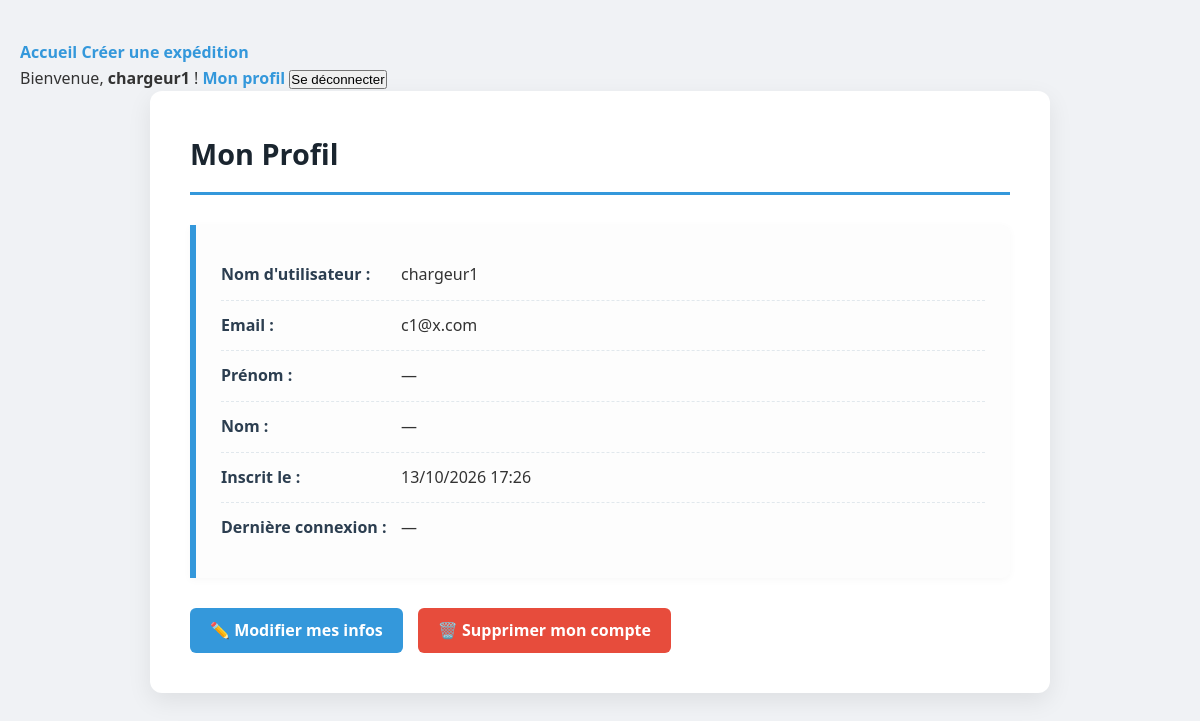
The page /profile/ (signed in) on the database its author committed.
### EntrepriseApp/models.py (models this page shows, shortened)
class Utilisateur(AbstractUser):
    ROLE_CHOICES = [
        ('admin', 'Admin'),
        ('c', 'Chargeur'),
        ('t', 'Transporteur'),
    ]
    user_id = models.CharField(
        primary_key=True,
        max_length=8,
        validators=[user_id_validator],
        editable=False,
    )
    email = models.EmailField(unique=True)
    telephone = models.CharField(max_length=15, blank=True, null=True)
    role = models.CharField(max_length=5, choices=ROLE_CHOICES, default='c')
    created_at = models.DateTimeField(auto_now_add=True)
    updated_at = models.DateTimeField(auto_now=True)

### EntrepriseApp/views.py (the view)
# urls.py: path('profile/', views.ProfileView.as_view(), name='profile'),
class ProfileView(LoginRequiredMixin, TemplateView):
    template_name = 'offre/profile.html'
    def get_context_data(self, **kwargs):
        context = super().get_context_data(**kwargs)
        context['profile_user'] = self.request.user
        return context

### templates/offre/profile.html (shortened to what this page needs)
{% extends 'offre/base.html' %}
{% load static %}
{% block content %}
<div class="container">
    <h1>Mon Profil</h1>
    <div class="detail-card">
        <ul>
            <li><strong>Nom d'utilisateur :</strong> {{ profile_user.username }}</li>
            <li><strong>Email :</strong> {{ profile_user.email|default:"—" }}</li>
            <li><strong>Prénom :</strong> {{ profile_user.first_name|default:"—" }}</li>
            <li><strong>Nom :</strong> {{ profile_user.last_name|default:"—" }}</li>
            <li><strong>Inscrit le :</strong> {{ profile_user.date_joined|date:"d/m/Y H:i" }}</li>
            <li><strong>Dernière connexion :</strong> {{ profile_user.last_login|date:"d/m/Y H:i"|default:"—" }}</li>
        </ul>
    </div>
    <div class="form-actions">
        <a href="{% url 'profile_edit' %}" class="btn">✏️ Modifier mes infos</a>
        <a href="{% url 'profile_delete' %}" class="btn btn-danger">🗑️ Supprimer mon compte</a>
    </div>
</div>
{% endblock %}

### templates/offre/base.html (shortened to what this page needs)
{% load static %}
<!DOCTYPE html>
<html lang="fr">
<head>
    <link rel="stylesheet" href="{% static 'css/style.css' %}">
</head>
<body>
    <nav class="navbar">
        <div class="navbar-left">
            <a href="{% url 'Expedition:liste_expedition' %}"> Accueil</a>
            <a href="{% url 'Expedition:create_expedition' %}"> Créer une expédition</a>
        </div>
        <div class="navbar-right">
            {% if user.is_authenticated %}
                <span>Bienvenue, <strong>{{ user.username }}</strong> !</span>
                <a href="{% url 'profile' %}"> Mon profil</a>
                <form method="post" action="{% url 'logout' %}" style="display:inline;">
                    <button type="submit" class="link-button">Se déconnecter</button>
                </form>
            {% else %}
                <a href="{% url 'login' %}">Se connecter</a>
                <a href="{% url 'register' %}">S'inscrire</a>
            {% endif %}
        </div>
    </nav>
    {% block content %}{% endblock %}
</body>
</html>

### ExpeditionApp/static/css/style.css (style rules this page uses)
* { box-sizing: border-box; margin: 0; padding: 0; }
body { font-family: 'Segoe UI', Tahoma, Geneva, Verdana, sans-serif; background-color: #f0f2f5; color: #333; line-height: 1.6; padding: 40px 20px; }
.container { max-width: 900px; margin: 0 auto; background: #ffffff; padding: 40px; border-radius: 12px; box-shadow: 0 8px 24px rgba(0, 0, 0, 0.08); }
h1 { color: #1a252f; border-bottom: 3px solid #3498db; padding-bottom: 15px; margin-bottom: 30px; font-size: 1.8rem; }
a { color: #3498db; text-decoration: none; font-weight: 600; transition: color 0.2s ease; }
.btn { display: inline-block; padding: 10px 20px; background-color: #3498db; color: #ffffff !important; border-radius: 6px; text-decoration: none !important; font-weight: 600; border: none; cursor: pointer; transition: background 0.2s ease, transform 0.1s ease; font-size: 1rem; }
.btn-danger { background-color: #e74c3c; }
.detail-card { background: #fdfdfd; padding: 25px; border-left: 6px solid #3498db; border-radius: 0 8px 8px 0; box-shadow: 0 2px 8px rgba(0,0,0,0.03); margin-bottom: 30px; }
.detail-card ul { list-style: none; }
.detail-card li { padding: 12px 0; border-bottom: 1px dashed #e1e8ed; display: flex; align-items: center; }
.detail-card li:last-child { border-bottom: none; }
.detail-card strong { color: #2c3e50; width: 180px; display: inline-block; font-weight: 600; }
.form-actions { margin-top: 30px; display: flex; gap: 15px; align-items: center; }

### rows shown on the page
Utilisateur: username "chargeur1", email "c1@x.com", first_name "—", last_name "—", date_joined "13/10/2026 17:26", last_login "—"
